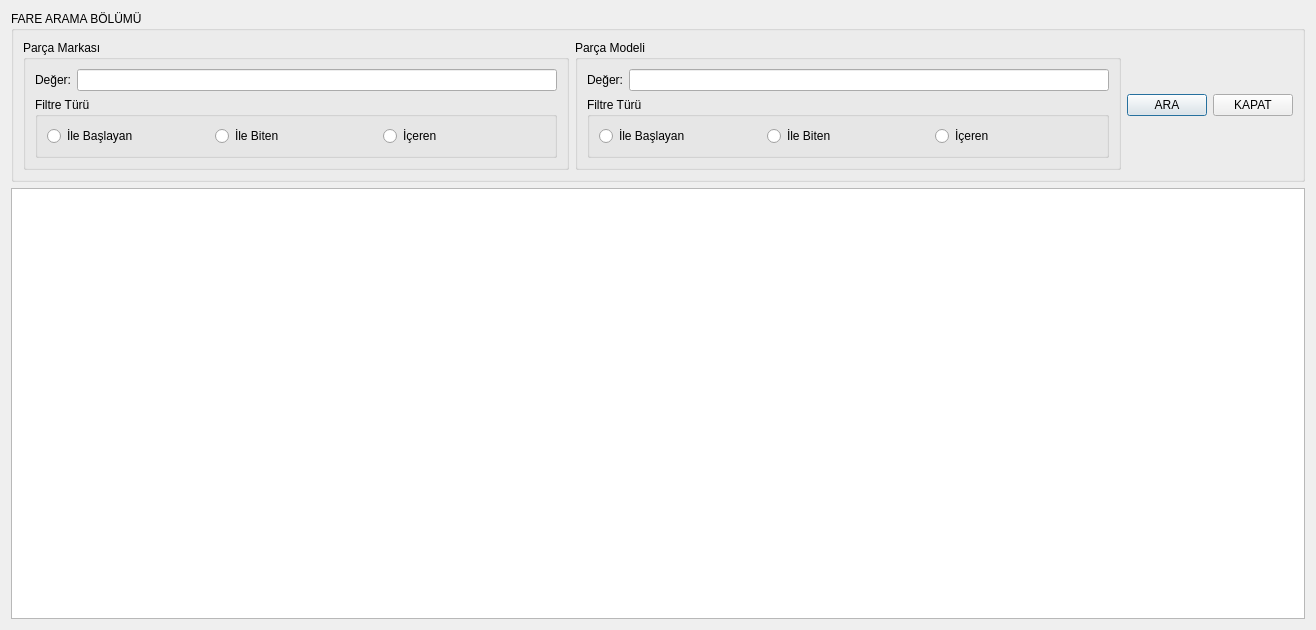
<?xml version="1.0" encoding="UTF-8"?>
<ui version="4.0">
 <class>TMOFareListeFormu</class>
 <widget class="QDialog" name="TMOFareListeFormu">
  <property name="geometry">
   <rect>
    <x>0</x>
    <y>0</y>
    <width>1316</width>
    <height>630</height>
   </rect>
  </property>
  <property name="windowTitle">
   <string>Dialog</string>
  </property>
  <layout class="QGridLayout" name="gridLayout_6">
   <item row="0" column="0">
    <widget class="QGroupBox" name="GPAramaBolumu">
     <property name="title">
      <string>FARE ARAMA BÖLÜMÜ</string>
     </property>
     <layout class="QGridLayout" name="gridLayout_5">
      <item row="0" column="0">
       <widget class="QGroupBox" name="GPParcaMarkasi">
        <property name="title">
         <string>Parça Markası</string>
        </property>
        <layout class="QGridLayout" name="gridLayout_2">
         <item row="0" column="0">
          <widget class="QLabel" name="LPMarkasiDeger">
           <property name="text">
            <string>Değer:</string>
           </property>
          </widget>
         </item>
         <item row="0" column="1">
          <widget class="QLineEdit" name="LEPMarkasiDeger"/>
         </item>
         <item row="1" column="0" colspan="2">
          <widget class="QGroupBox" name="GPPMarkasiFiltreTuru">
           <property name="title">
            <string>Filtre Türü</string>
           </property>
           <layout class="QGridLayout" name="gridLayout">
            <item row="0" column="0">
             <widget class="QRadioButton" name="RBPMarkasiFTIleBaslayan">
              <property name="text">
               <string>İle Başlayan</string>
              </property>
             </widget>
            </item>
            <item row="0" column="1">
             <widget class="QRadioButton" name="RBPMarkasiFTIleBiten">
              <property name="text">
               <string>İle Biten</string>
              </property>
             </widget>
            </item>
            <item row="0" column="2">
             <widget class="QRadioButton" name="RBPMarkasiFTIceren">
              <property name="text">
               <string>İçeren</string>
              </property>
             </widget>
            </item>
           </layout>
          </widget>
         </item>
        </layout>
       </widget>
      </item>
      <item row="0" column="2">
       <widget class="QPushButton" name="PBAra">
        <property name="text">
         <string>ARA</string>
        </property>
       </widget>
      </item>
      <item row="0" column="1">
       <widget class="QGroupBox" name="GPParcaModeli">
        <property name="title">
         <string>Parça Modeli</string>
        </property>
        <layout class="QGridLayout" name="gridLayout_4">
         <item row="0" column="0">
          <widget class="QLabel" name="LPModeliDeger">
           <property name="text">
            <string>Değer:</string>
           </property>
          </widget>
         </item>
         <item row="0" column="1">
          <widget class="QLineEdit" name="LEPModeliDeger"/>
         </item>
         <item row="1" column="0" colspan="2">
          <widget class="QGroupBox" name="GPPModeliFiltreTuru">
           <property name="title">
            <string>Filtre Türü</string>
           </property>
           <layout class="QGridLayout" name="gridLayout_3">
            <item row="0" column="0">
             <widget class="QRadioButton" name="RBPModeliFTIleBaslayan">
              <property name="text">
               <string>İle Başlayan</string>
              </property>
             </widget>
            </item>
            <item row="0" column="1">
             <widget class="QRadioButton" name="RBPModeliIFTIleBiten">
              <property name="text">
               <string>İle Biten</string>
              </property>
             </widget>
            </item>
            <item row="0" column="2">
             <widget class="QRadioButton" name="RBPModeliFTIceren">
              <property name="text">
               <string>İçeren</string>
              </property>
             </widget>
            </item>
           </layout>
          </widget>
         </item>
        </layout>
       </widget>
      </item>
      <item row="0" column="3">
       <widget class="QPushButton" name="PBKapat">
        <property name="text">
         <string>KAPAT</string>
        </property>
       </widget>
      </item>
     </layout>
    </widget>
   </item>
   <item row="1" column="0">
    <widget class="QTableWidget" name="TWTablo"/>
   </item>
  </layout>
 </widget>
 <resources/>
 <connections/>
</ui>
